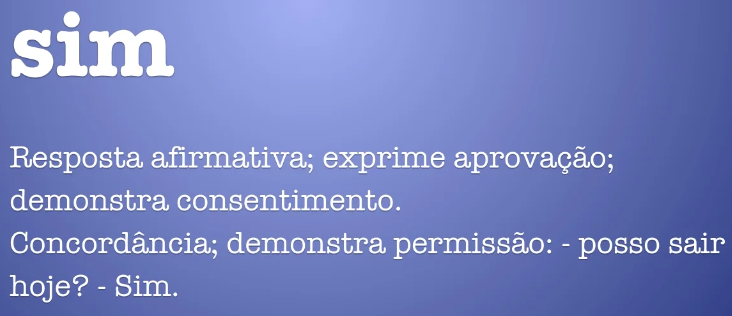
#> input picture SS_01.PNG, 732 x 316 px, found by its file name
$ jupyter execute --allow-errors IMAGE_2_TEXT.ipynb
#> lines starting #> are read from the running program, lines starting #| are printed output that depends on the picture
[cell 1]
from PIL import Image
from PIL import ImageFilter
from PIL import ImageEnhance
import numpy
import pytesseract
from pytesseract import Output
import cv2
import matplotlib.pyplot as plt

[cell 2]
IM = 'SS_01.png'
image = Image.open(IM)
#> image is the input picture: PIL image 732x316 RGBA; mean R, G, B, A 118.1, 130.8, 193.5, 255

plt.imshow(image)

[cell 3]
source = IM

#source = image

img = cv2.imread(source)
#> (the rest of this cell did not finish here and is left out)

## Análise de imagens com filtros diferentes do Pillow

[cell 4]
#imagem = cv2.imread(IM)

imagem = Image.open(IM)

#imagem_pb = cv2.cvtColor(imagem, cv2.COLOR_BGR2GRAY)

imagem_pb = imagem.convert('LA')
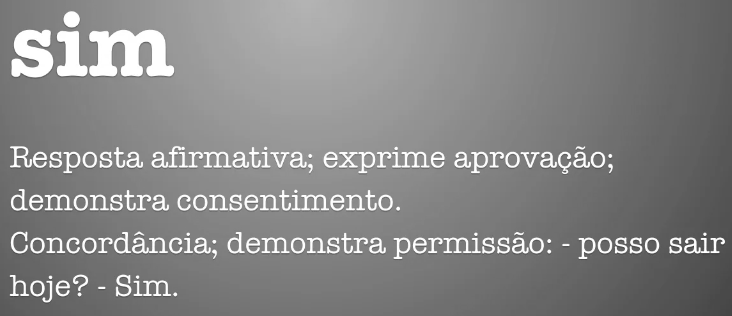
#> imagem_pb: PIL image 732x316 LA; mean R, G, B, A 134.4, 134.4, 134.4, 255

plt.imshow(imagem_pb)

#> (a cell that did not finish here is left out)

[cell 6]
# imagem filtrado com nitidez

imagem = Image.open(IM)

imagem_f = imagem.filter(ImageFilter.SHARPEN)
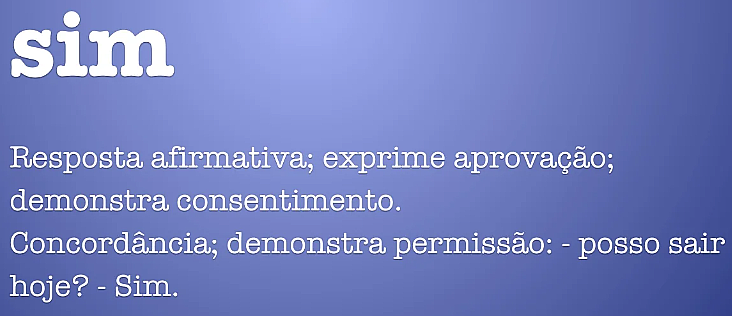
#> imagem_f: PIL image 732x316 RGBA; mean R, G, B, A 116.9, 129.4, 192.5, 255

plt.imshow(imagem_f)

#> (a cell that did not finish here is left out)

## Análise da imagem em RGB

[cell 8]
imagem = cv2.imread(IM)
imagem_rgb = cv2.cvtColor(imagem, cv2.COLOR_BGR2RGB)
plt.imshow(imagem_rgb)

#> (a cell that did not finish here is left out)

[cell 10]
imagem = cv2.imread(IM)

imagem_gr = cv2.cvtColor(imagem, cv2.COLOR_BGR2GRAY)

imagem_invertida = cv2.bitwise_not(imagem_gr)
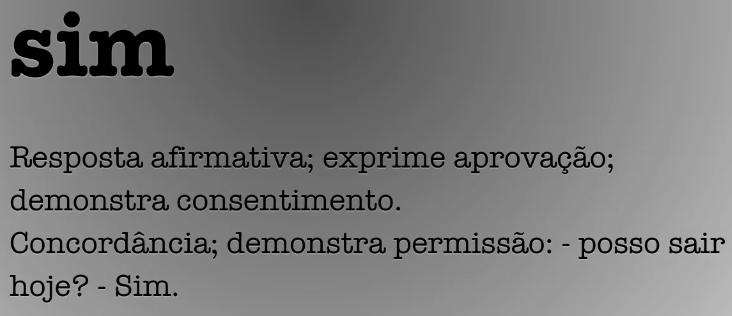
#> imagem_invertida: shape (316, 732); min 0, max 191, mean 120.6

plt.imshow(imagem_invertida )
